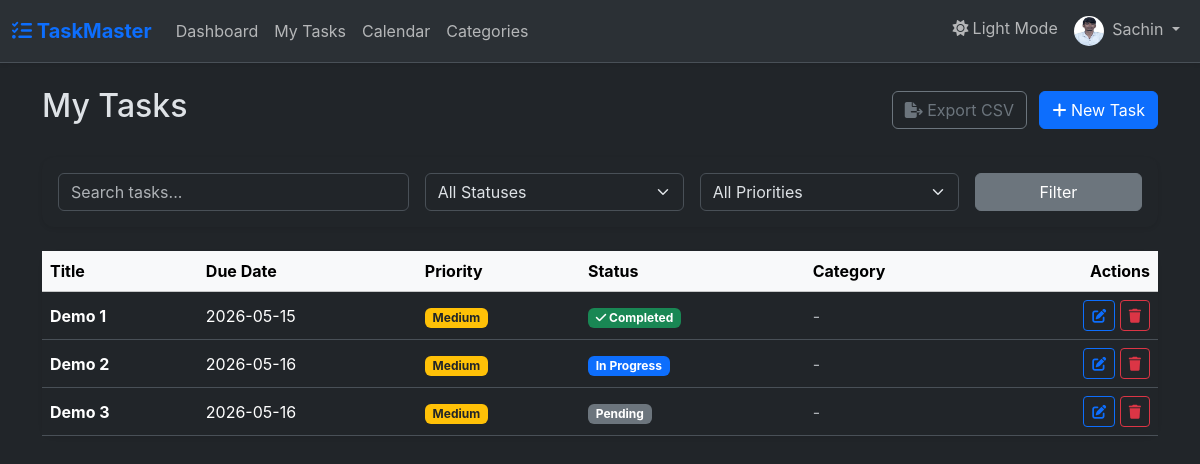
The page /tasks (signed in) on the database its author committed.
### app/models.py (models this page shows, shortened)
class User(UserMixin, db.Model):
    id = db.Column(db.Integer, primary_key=True)
    username = db.Column(db.String(20), unique=True, nullable=False)
    email = db.Column(db.String(120), unique=True, nullable=False)
    password_hash = db.Column(db.String(256), nullable=False)
    profile_image = db.Column(db.String(20), nullable=False, default='default.jpg')
    dark_mode = db.Column(db.Boolean, default=False)
    created_at = db.Column(db.DateTime, nullable=False, default=datetime.utcnow)
    tasks = db.relationship('Task', backref='author', lazy=True)
    categories = db.relationship('Category', backref='owner', lazy=True)

class Task(db.Model):
    id = db.Column(db.Integer, primary_key=True)
    title = db.Column(db.String(100), nullable=False)
    description = db.Column(db.Text, nullable=True)
    due_date = db.Column(db.Date, nullable=False)
    due_time = db.Column(db.Time, nullable=False)
    priority = db.Column(db.String(20), nullable=False, default='Medium') # Low, Medium, High
    status = db.Column(db.String(20), nullable=False, default='Pending') # Pending, In Progress, Completed
    recurrence = db.Column(db.String(20), nullable=False, default='None') # None, Daily, Weekly, Monthly
    attachment = db.Column(db.String(100), nullable=True)
    user_id = db.Column(db.Integer, db.ForeignKey('user.id'), nullable=False)
    category_id = db.Column(db.Integer, db.ForeignKey('category.id'), nullable=True)
    is_deleted = db.Column(db.Boolean, default=False)
    created_at = db.Column(db.DateTime, nullable=False, default=datetime.utcnow)
    updated_at = db.Column(db.DateTime, nullable=False, default=datetime.utcnow, onupdate=datetime.utcnow)
    completed_at = db.Column(db.DateTime, nullable=True)

### app/routes/tasks.py (the view)
@tasks_bp.route('/tasks', methods=['GET'])
@login_required
def list_tasks():
    status_filter = request.args.get('status')
    priority_filter = request.args.get('priority')
    search_query = request.args.get('search')
    query = Task.query.filter_by(user_id=current_user.id, is_deleted=False)
    if status_filter:
        query = query.filter_by(status=status_filter)
    if priority_filter:
        query = query.filter_by(priority=priority_filter)
    if search_query:
        query = query.filter(Task.title.contains(search_query) | Task.description.contains(search_query))
    tasks = query.order_by(Task.due_date.asc()).all()
    return render_template('tasks/list.html', title='My Tasks', tasks=tasks, now=datetime.now(), datetime=datetime)

### app/models.py (called while the page is built)
@login_manager.user_loader
def load_user(id):
    return User.query.get(int(id))

### app/templates/tasks/list.html (shortened to what this page needs)
{% extends "base.html" %}
{% block content %}
<div class="d-flex justify-content-between align-items-center mb-4">
    <h2>My Tasks</h2>
    <div>
        <a href="{{ url_for('tasks.export_csv') }}" class="btn btn-outline-secondary me-2"><i class="fas fa-file-export"></i> Export CSV</a>
        <a href="{{ url_for('tasks.new_task') }}" class="btn btn-primary"><i class="fas fa-plus"></i> New Task</a>
    </div>
</div>
<div class="card mb-4 shadow-sm">
    <div class="card-body">
        <form method="GET" action="{{ url_for('tasks.list_tasks') }}" class="row g-3">
            <div class="col-md-4">
                <input type="text" name="search" class="form-control" placeholder="Search tasks..." value="{{ request.args.get('search', '') }}">
            </div>
            <div class="col-md-3">
                <select name="status" class="form-select">
                    <option value="">All Statuses</option>
                </select>
            </div>
            <div class="col-md-3">
                <select name="priority" class="form-select">
                    <option value="">All Priorities</option>
                </select>
            </div>
            <div class="col-md-2">
                <button type="submit" class="btn btn-secondary w-100">Filter</button>
            </div>
        </form>
    </div>
</div>
<div class="card shadow-sm">
    <div class="table-responsive">
        <table class="table table-hover mb-0 align-middle">
            <thead class="table-light">
                <tr>
                    <th>Title</th>
                    <th>Due Date</th>
                    <th>Priority</th>
                    <th>Status</th>
                    <th>Category</th>
                    <th class="text-end">Actions</th>
                </tr>
            </thead>
            <tbody>
                {% for task in tasks %}
                {% set is_overdue = false %}
                {% if task.status != 'Completed' and task.due_date and task.due_time %}
                    {% set task_dt_str = task.due_date.strftime('%Y-%m-%d') ~ ' ' ~ task.due_time.strftime('%H:%M:%S') %}
                    {% set task_dt = datetime.strptime(task_dt_str, '%Y-%m-%d %H:%M:%S') %}
                    {% if task_dt < now %}
                        {% set is_overdue = true %}
                    {% endif %}
                {% endif %}
                <tr class="task-row {% if is_overdue %}table-danger{% endif %}">
                    <td>
                        <div class="fw-bold">{{ task.title }}</div>
                    </td>
                    <td>
                        {% if task.due_date %}
                            {{ task.due_date.strftime('%Y-%m-%d') }}
                        {% else %}
                            <span class="text-muted">-</span>
                        {% endif %}
                    </td>
                    <td>
                        {% if task.priority == 'High' %}
                            <span class="badge bg-danger">High</span>
                        {% elif task.priority == 'Medium' %}
                            <span class="badge bg-warning text-dark">Medium</span>
                        {% else %}
                            <span class="badge bg-info text-dark">Low</span>
                        {% endif %}
                    </td>
                    <td>
                        {% if task.status == 'Completed' %}
                            <span class="badge bg-success"><i class="fas fa-check"></i> Completed</span>
                        {% elif task.status == 'In Progress' %}
                            <span class="badge bg-primary">In Progress</span>
                        {% else %}
                            <span class="badge bg-secondary">Pending</span>
                        {% endif %}
                    </td>
                    <td>
                        {% if task.category %}
                            <span class="badge bg-secondary">{{ task.category.name }}</span>
                        {% else %}
                            <span class="text-muted">-</span>
                        {% endif %}
                    </td>
                    <td class="text-end">
                        <a href="{{ url_for('tasks.update_task', task_id=task.id) }}" class="btn btn-sm btn-outline-primary"><i class="fas fa-edit"></i></a>
                        <button type="button" class="btn btn-sm btn-outline-danger" data-bs-toggle="modal" data-bs-target="#deleteModal{{ task.id }}">
                            <i class="fas fa-trash"></i>
                        </button>
                    </td>
                </tr>
                {% else %}
                <tr>
                    <td colspan="6" class="text-center py-4 text-muted">
                        No tasks found. Create one to get started!
                    </td>
                </tr>
                {% endfor %}
            </tbody>
        </table>
    </div>
</div>
{% endblock %}

### app/templates/base.html (shortened to what this page needs)
<!DOCTYPE html>
<html lang="en" data-bs-theme="{% if current_user.is_authenticated and current_user.dark_mode %}dark{% else %}light{% endif %}">
<head>
    <link href="https://cdn.jsdelivr.net/npm/bootstrap@5.3.2/dist/css/bootstrap.min.css" rel="stylesheet">
    <link rel="stylesheet" href="https://cdnjs.cloudflare.com/ajax/libs/font-awesome/6.4.2/css/all.min.css">
    <link href="https://cdn.jsdelivr.net/npm/fullcalendar@5.11.3/main.min.css" rel="stylesheet">
    <link rel="stylesheet" href="{{ url_for('static', filename='css/style.css') }}">
</head>
<body>
    <nav class="navbar navbar-expand-lg bg-body-tertiary border-bottom shadow-sm">
        <div class="container-fluid">
            <a class="navbar-brand text-primary fw-bold" href="{{ url_for('main.index') }}">
                <i class="fas fa-tasks"></i> TaskMaster
            </a>
            <div class="collapse navbar-collapse" id="navbarContent">
                <ul class="navbar-nav me-auto mb-2 mb-lg-0">
                    {% if current_user.is_authenticated %}
                    <li class="nav-item"><a class="nav-link" href="{{ url_for('main.dashboard') }}">Dashboard</a></li>
                    <li class="nav-item"><a class="nav-link" href="{{ url_for('tasks.list_tasks') }}">My Tasks</a></li>
                    <li class="nav-item"><a class="nav-link" href="{{ url_for('main.calendar') }}">Calendar</a></li>
                    <li class="nav-item"><a class="nav-link" href="{{ url_for('categories.list_categories') }}">Categories</a></li>
                    {% endif %}
                </ul>
                <ul class="navbar-nav ms-auto">
                    {% if current_user.is_authenticated %}
                    <li class="nav-item">
                        <button class="btn btn-link nav-link d-flex align-items-center gap-1" id="theme-toggle">
                            <i class="fas fa-moon"></i> <span id="theme-text">Dark Mode</span>
                        </button>
                    </li>
                    <li class="nav-item dropdown">
                        <a class="nav-link dropdown-toggle" href="#" role="button" data-bs-toggle="dropdown">
                            <img src="{{ url_for('static', filename='uploads/' + current_user.profile_image) }}" class="rounded-circle me-1" width="30" height="30" alt="Profile">
                            {{ current_user.username }}
                        </a>
                    </li>
                    {% else %}
                    <li class="nav-item"><a class="nav-link" href="{{ url_for('auth.login') }}">Login</a></li>
                    <li class="nav-item"><a class="btn btn-primary" href="{{ url_for('auth.register') }}">Sign Up</a></li>
                    {% endif %}
                </ul>
            </div>
        </div>
    </nav>
    <main class="container py-4">
        {% block content %}{% endblock %}
    </main>
</body>
</html>

### app/static/css/style.css (style rules this page uses)
body { font-family: 'Inter', 'Segoe UI', Roboto, Helvetica, Arial, sans-serif; transition: background-color 0.3s ease, color 0.3s ease; }
.card { border: none; border-radius: 12px; box-shadow: 0 4px 6px rgba(0, 0, 0, 0.05); transition: transform 0.2s ease-in-out, box-shadow 0.2s ease-in-out; }
[data-bs-theme="dark"] .card { box-shadow: 0 4px 6px rgba(0, 0, 0, 0.3); }

### rows shown on the page
User: profile_image (picture), username "Sachin"
Task: title "Demo 1", due_date "2026-05-15", priority "Medium", status "Completed" (drawn)
Task: title "Demo 2", due_date "2026-05-16", priority "Medium", status "In Progress"
Task: title "Demo 3", due_date "2026-05-16", priority "Medium", status "Pending"
